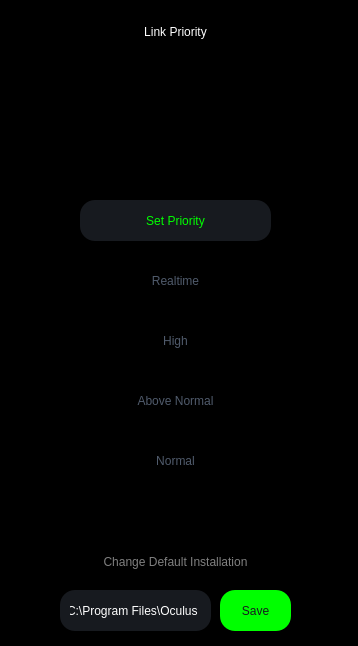
<?xml version="1.0" encoding="UTF-8"?>
<ui version="4.0">
 <class>LinkPriority</class>
 <widget class="QMainWindow" name="LinkPriority">
  <property name="geometry">
   <rect>
    <x>0</x>
    <y>0</y>
    <width>358</width>
    <height>646</height>
   </rect>
  </property>
  <property name="windowTitle">
   <string>LinkPriority</string>
  </property>
  <property name="styleSheet">
   <string notr="true">background-color: rgb(0, 0, 0);</string>
  </property>
  <widget class="QWidget" name="centralwidget">
   <property name="sizePolicy">
    <sizepolicy hsizetype="Preferred" vsizetype="Preferred">
     <horstretch>0</horstretch>
     <verstretch>0</verstretch>
    </sizepolicy>
   </property>
   <widget class="QPushButton" name="pushButton">
    <property name="geometry">
     <rect>
      <x>80</x>
      <y>200</y>
      <width>191</width>
      <height>41</height>
     </rect>
    </property>
    <property name="styleSheet">
     <string notr="true">QPushButton{
	
	font: 10pt &quot;Segoe UI&quot;;
    border: none;
    color: rgb(0, 255, 0);
    background-color: rgb(23, 26, 31);
    border-radius: 15px; /* Adjust this value for more or less rounded corners */
    padding: 10px; /* Optional: adjust padding to fit your design */
}
QPushButton:Hover
{
    background-color: rgb(71, 71, 71);
}
QPushButton:pressed
{
    color: rgb(23, 26, 31);
    background-color: rgb(0, 255, 0);
}
</string>
    </property>
    <property name="text">
     <string>Set Priority</string>
    </property>
   </widget>
   <widget class="QPushButton" name="pushButton_3">
    <property name="geometry">
     <rect>
      <x>80</x>
      <y>260</y>
      <width>191</width>
      <height>41</height>
     </rect>
    </property>
    <property name="styleSheet">
     <string notr="true">QPushButton{
	font: 10pt &quot;Segoe UI&quot;;
    border: none;
    color: rgb(80, 91, 108);
}
QPushButton:Hover
{
	color: white;
    background-color: rgb(23, 26, 31);
    border-radius: 15px; /* Adjust this value for more or less rounded corners */
    padding: 10px; /* Optional: adjust padding to fit your design */
}
QPushButton:pressed
{
    border: none;
    color: rgb(80, 91, 108);
	background-color: gray;
    border-radius: 15px; /* Adjust this value for more or less rounded corners */
    padding: 10px; /* Optional: adjust padding to fit your design */
}
</string>
    </property>
    <property name="text">
     <string>Realtime</string>
    </property>
   </widget>
   <widget class="QPushButton" name="pushButton_4">
    <property name="geometry">
     <rect>
      <x>80</x>
      <y>320</y>
      <width>191</width>
      <height>41</height>
     </rect>
    </property>
    <property name="styleSheet">
     <string notr="true">QPushButton{
	font: 10pt &quot;Segoe UI&quot;;
    border: none;
    color: rgb(80, 91, 108);
}
QPushButton:Hover
{
	color: white;
    background-color: rgb(23, 26, 31);
    border-radius: 15px; /* Adjust this value for more or less rounded corners */
    padding: 10px; /* Optional: adjust padding to fit your design */
}
QPushButton:pressed
{
    border: none;
    color: rgb(80, 91, 108);
	background-color: gray;
    border-radius: 15px; /* Adjust this value for more or less rounded corners */
    padding: 10px; /* Optional: adjust padding to fit your design */
}
</string>
    </property>
    <property name="text">
     <string>High</string>
    </property>
   </widget>
   <widget class="QPushButton" name="pushButton_5">
    <property name="geometry">
     <rect>
      <x>80</x>
      <y>380</y>
      <width>191</width>
      <height>41</height>
     </rect>
    </property>
    <property name="styleSheet">
     <string notr="true">QPushButton{
	font: 10pt &quot;Segoe UI&quot;;
    border: none;
    color: rgb(80, 91, 108);
}
QPushButton:Hover
{
	color: white;
    background-color: rgb(23, 26, 31);
    border-radius: 15px; /* Adjust this value for more or less rounded corners */
    padding: 10px; /* Optional: adjust padding to fit your design */
}
QPushButton:pressed
{
    border: none;
    color: rgb(80, 91, 108);
	background-color: gray;
    border-radius: 15px; /* Adjust this value for more or less rounded corners */
    padding: 10px; /* Optional: adjust padding to fit your design */
}
</string>
    </property>
    <property name="text">
     <string>Above Normal</string>
    </property>
   </widget>
   <widget class="QPushButton" name="pushButton_6">
    <property name="geometry">
     <rect>
      <x>80</x>
      <y>440</y>
      <width>191</width>
      <height>41</height>
     </rect>
    </property>
    <property name="styleSheet">
     <string notr="true">QPushButton{
	font: 10pt &quot;Segoe UI&quot;;
    border: none;
    color: rgb(80, 91, 108);
}
QPushButton:Hover
{
	color: white;
    background-color: rgb(23, 26, 31);
    border-radius: 15px; /* Adjust this value for more or less rounded corners */
    padding: 10px; /* Optional: adjust padding to fit your design */
}
QPushButton:pressed
{
    border: none;
    color: rgb(80, 91, 108);
	background-color: gray;
    border-radius: 15px; /* Adjust this value for more or less rounded corners */
    padding: 10px; /* Optional: adjust padding to fit your design */
}
</string>
    </property>
    <property name="text">
     <string>Normal</string>
    </property>
   </widget>
   <widget class="QPushButton" name="pushButton_7">
    <property name="geometry">
     <rect>
      <x>90</x>
      <y>550</y>
      <width>171</width>
      <height>24</height>
     </rect>
    </property>
    <property name="styleSheet">
     <string notr="true">QPushButton{
	
	font: 9pt &quot;Segoe UI&quot;;
    border: none;
    color: gray;
}</string>
    </property>
    <property name="text">
     <string>Change Default Installation</string>
    </property>
   </widget>
   <widget class="QLineEdit" name="Path">
    <property name="geometry">
     <rect>
      <x>60</x>
      <y>590</y>
      <width>151</width>
      <height>41</height>
     </rect>
    </property>
    <property name="styleSheet">
     <string notr="true">QLineEdit{
	
	font: 8pt &quot;Segoe UI&quot;;
    border: none;
    color: white;
    background-color: rgb(23, 26, 31);
    border-radius: 15px; /* Adjust this value for more or less rounded corners */
    padding: 10px; /* Optional: adjust padding to fit your design */
}
QLineEdit:Hover
{
    background-color: rgb(39, 45, 53)
}
</string>
    </property>
    <property name="text">
     <string>C:\Program Files\Oculus</string>
    </property>
   </widget>
   <widget class="QPushButton" name="Save">
    <property name="geometry">
     <rect>
      <x>220</x>
      <y>590</y>
      <width>71</width>
      <height>41</height>
     </rect>
    </property>
    <property name="styleSheet">
     <string notr="true">QPushButton{
	
	font: 10pt &quot;Segoe UI&quot;;
    border: none;
    color: rgb(23, 26, 31);
    background-color: rgb(0, 255, 0);
    border-radius: 15px; /* Adjust this value for more or less rounded corners */
    padding: 10px; /* Optional: adjust padding to fit your design */
}
QPushButton:Hover
{
    background-color: rgb(71, 71, 71);
}
QPushButton:pressed
{
    color: rgb(23, 26, 31);
    background-color: rgb(0, 255, 0);
}
</string>
    </property>
    <property name="text">
     <string>Save</string>
    </property>
   </widget>
   <widget class="QPushButton" name="pushButton_8">
    <property name="geometry">
     <rect>
      <x>90</x>
      <y>20</y>
      <width>171</width>
      <height>24</height>
     </rect>
    </property>
    <property name="styleSheet">
     <string notr="true">QPushButton{
	
	font: 11pt &quot;Segoe UI&quot;;
    border: none;
    color: white;
}</string>
    </property>
    <property name="text">
     <string>Link Priority</string>
    </property>
   </widget>
  </widget>
 </widget>
 <resources/>
 <connections/>
</ui>
